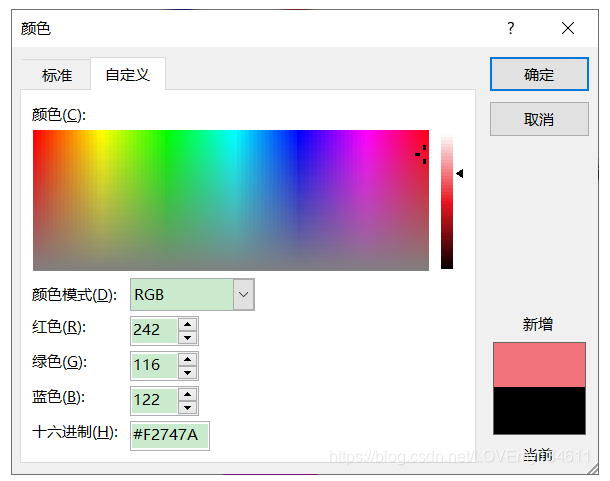
#> input picture python-cv/rgb.png, 610 x 481 px
$ python demo1.py
#> lines starting #> are read from the running program, lines starting #| are printed output that depends on the picture; after the words box and inside, x2 and y2 are one past the last pixel; in counts of white or black regions, pixels touching at a corner belong together
import cv2
from matplotlib import pyplot as plt
import numpy as np

# [47 lines of commented-out code are left out]
img = cv2.imread("rgb.png")
#> img is the input picture: shape (481, 610, 3); mean B, G, R 214.3, 214.7, 215.9
# # 展示并等待
# cv2.imshow("original image", img)
# cv2.waitKey(0)
# 打印图像的形状
print(img.shape)  # 输出是 (height, width, channels)（高，宽，通道）
#| (481, 610, 3)
# 打印图像的大小（元素的总数）
print(img.size)  # 输出是 height * width * channels
#| 880230
# 打印图像的数据类型
print(img.dtype)  # 输出是 uint8
#| uint8
# 读取某一个像素
(b, g, r) = img[6, 40]
#> b = 255; g = 255; r = 255
print((b, g, r))
#| (255, 255, 255)
# 读取某一个像素的某一个通道的数值
b = img[6, 40, 0]
print(b)
#| 255
# 同样的方式对某一个像素进行修改
img[6, 40] = (0, 0, 255)
#> img: shape (481, 610, 3); under 0.01% of pixels changed, all inside (x1, y1, x2, y2) = (40, 6, 41, 7)
# 对图片进行切片，可以看做是另一个图片
top_left_corner = img[0:50, 0:50]
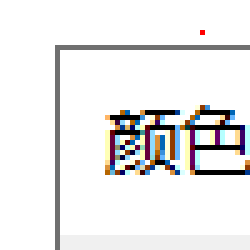
#> top_left_corner: shape (50, 50, 3) (shown 5 times larger); mean B, G, R 234.5, 234.5, 234.9
cv2.imshow("original image", top_left_corner)
cv2.waitKey(0)

# 灰色图像访问
gray_img = cv2.imread("rgb.png", cv2.IMREAD_GRAYSCALE)
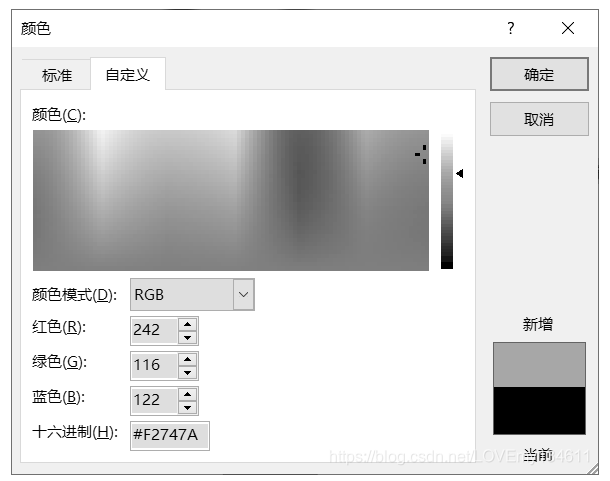
#> gray_img: shape (481, 610); min 0, max 255, mean 218.4
dimensions = gray_img.shape
#> dimensions = (481, 610)
total_number_of_elements = gray_img.size
#> total_number_of_elements = 293410
image_dtype = gray_img.dtype
print(dimensions, total_number_of_elements, image_dtype)
#| (481, 610) 293410 uint8

# 结论：不同通道模式尺寸相同，单数诗句不同，本质上就是一个二维数组
